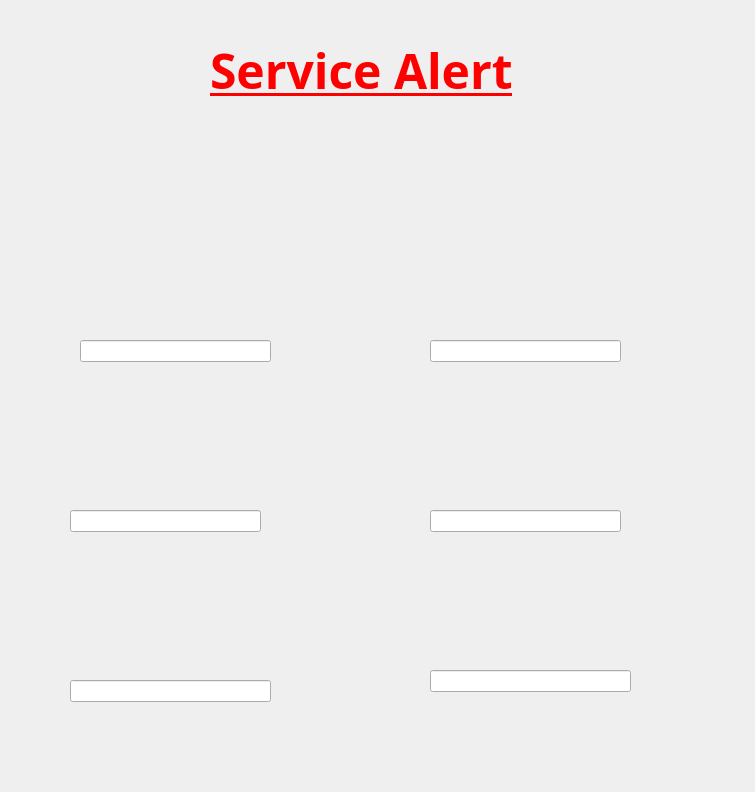
<?xml version="1.0" encoding="UTF-8"?>
<ui version="4.0">
 <class>service_alert</class>
 <widget class="QDialog" name="service_alert">
  <property name="geometry">
   <rect>
    <x>0</x>
    <y>0</y>
    <width>755</width>
    <height>792</height>
   </rect>
  </property>
  <property name="minimumSize">
   <size>
    <width>755</width>
    <height>792</height>
   </size>
  </property>
  <property name="maximumSize">
   <size>
    <width>755</width>
    <height>792</height>
   </size>
  </property>
  <property name="windowTitle">
   <string>Dialog</string>
  </property>
  <widget class="QLabel" name="label">
   <property name="geometry">
    <rect>
     <x>0</x>
     <y>-10</y>
     <width>761</width>
     <height>811</height>
    </rect>
   </property>
   <property name="minimumSize">
    <size>
     <width>761</width>
     <height>811</height>
    </size>
   </property>
   <property name="maximumSize">
    <size>
     <width>761</width>
     <height>811</height>
    </size>
   </property>
   <property name="text">
    <string/>
   </property>
   <property name="pixmap">
    <pixmap>Resources/service_alert.png</pixmap>
   </property>
  </widget>
  <widget class="QLabel" name="label_2">
   <property name="geometry">
    <rect>
     <x>210</x>
     <y>40</y>
     <width>311</width>
     <height>61</height>
    </rect>
   </property>
   <property name="font">
    <font>
     <family>Rockwell Condensed</family>
     <pointsize>36</pointsize>
     <weight>75</weight>
     <bold>true</bold>
     <underline>true</underline>
    </font>
   </property>
   <property name="styleSheet">
    <string notr="true">color: qlineargradient(spread:pad, x1:0, y1:0, x2:1, y2:1, stop:1 rgba(255, 0, 0, 255));</string>
   </property>
   <property name="text">
    <string>Service Alert</string>
   </property>
  </widget>
  <widget class="QLineEdit" name="car1">
   <property name="geometry">
    <rect>
     <x>80</x>
     <y>340</y>
     <width>191</width>
     <height>22</height>
    </rect>
   </property>
   <property name="readOnly">
    <bool>true</bool>
   </property>
  </widget>
  <widget class="QLineEdit" name="car2">
   <property name="geometry">
    <rect>
     <x>430</x>
     <y>340</y>
     <width>191</width>
     <height>22</height>
    </rect>
   </property>
   <property name="readOnly">
    <bool>true</bool>
   </property>
  </widget>
  <widget class="QLineEdit" name="car3">
   <property name="geometry">
    <rect>
     <x>70</x>
     <y>510</y>
     <width>191</width>
     <height>22</height>
    </rect>
   </property>
   <property name="readOnly">
    <bool>true</bool>
   </property>
  </widget>
  <widget class="QLineEdit" name="car4">
   <property name="geometry">
    <rect>
     <x>430</x>
     <y>510</y>
     <width>191</width>
     <height>22</height>
    </rect>
   </property>
   <property name="readOnly">
    <bool>true</bool>
   </property>
  </widget>
  <widget class="QLineEdit" name="car5">
   <property name="geometry">
    <rect>
     <x>70</x>
     <y>680</y>
     <width>201</width>
     <height>22</height>
    </rect>
   </property>
   <property name="readOnly">
    <bool>true</bool>
   </property>
  </widget>
  <widget class="QLineEdit" name="car6">
   <property name="geometry">
    <rect>
     <x>430</x>
     <y>670</y>
     <width>201</width>
     <height>22</height>
    </rect>
   </property>
   <property name="readOnly">
    <bool>true</bool>
   </property>
  </widget>
 </widget>
 <resources/>
 <connections/>
</ui>
